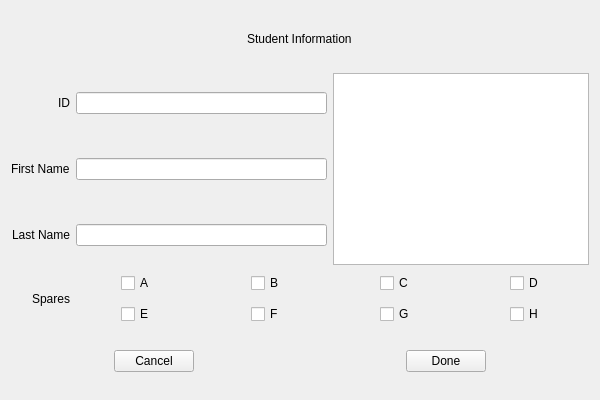
<?xml version="1.0" encoding="UTF-8"?>
<ui version="4.0">
 <class>StudentWindow</class>
 <widget class="QMainWindow" name="StudentWindow">
  <property name="geometry">
   <rect>
    <x>0</x>
    <y>0</y>
    <width>600</width>
    <height>400</height>
   </rect>
  </property>
  <property name="windowTitle">
   <string>StudentWindow</string>
  </property>
  <widget class="QWidget" name="centralWidget">
   <layout class="QVBoxLayout" name="verticalLayout">
    <item>
     <layout class="QGridLayout" name="gridLayout">
      <item row="2" column="1" alignment="Qt::AlignVCenter">
       <widget class="QLineEdit" name="fname"/>
      </item>
      <item row="3" column="1" alignment="Qt::AlignVCenter">
       <widget class="QLineEdit" name="lname"/>
      </item>
      <item row="1" column="0" alignment="Qt::AlignRight|Qt::AlignVCenter">
       <widget class="QLabel" name="idLabel">
        <property name="text">
         <string>ID</string>
        </property>
       </widget>
      </item>
      <item row="1" column="1" alignment="Qt::AlignVCenter">
       <widget class="QLineEdit" name="id"/>
      </item>
      <item row="0" column="0" colspan="3" alignment="Qt::AlignHCenter|Qt::AlignVCenter">
       <widget class="QLabel" name="label">
        <property name="text">
         <string>Student Information</string>
        </property>
       </widget>
      </item>
      <item row="4" column="1" colspan="2">
       <layout class="QGridLayout" name="sparesLayout">
        <item row="0" column="0" alignment="Qt::AlignHCenter|Qt::AlignVCenter">
         <widget class="QCheckBox" name="checkBoxA">
          <property name="text">
           <string>A</string>
          </property>
         </widget>
        </item>
        <item row="1" column="0" alignment="Qt::AlignHCenter|Qt::AlignVCenter">
         <widget class="QCheckBox" name="checkBoxE">
          <property name="text">
           <string>E</string>
          </property>
         </widget>
        </item>
        <item row="0" column="2" alignment="Qt::AlignHCenter|Qt::AlignVCenter">
         <widget class="QCheckBox" name="checkBoxC">
          <property name="text">
           <string>C</string>
          </property>
         </widget>
        </item>
        <item row="0" column="1" alignment="Qt::AlignHCenter|Qt::AlignVCenter">
         <widget class="QCheckBox" name="checkBoxB">
          <property name="text">
           <string>B</string>
          </property>
         </widget>
        </item>
        <item row="0" column="3" alignment="Qt::AlignHCenter|Qt::AlignVCenter">
         <widget class="QCheckBox" name="checkBoxD">
          <property name="text">
           <string>D</string>
          </property>
         </widget>
        </item>
        <item row="1" column="1" alignment="Qt::AlignHCenter|Qt::AlignVCenter">
         <widget class="QCheckBox" name="checkBoxF">
          <property name="text">
           <string>F</string>
          </property>
         </widget>
        </item>
        <item row="1" column="2" alignment="Qt::AlignHCenter|Qt::AlignVCenter">
         <widget class="QCheckBox" name="checkBoxG">
          <property name="text">
           <string>G</string>
          </property>
         </widget>
        </item>
        <item row="1" column="3" alignment="Qt::AlignHCenter|Qt::AlignVCenter">
         <widget class="QCheckBox" name="checkBoxH">
          <property name="text">
           <string>H</string>
          </property>
         </widget>
        </item>
       </layout>
      </item>
      <item row="5" column="0" colspan="3">
       <layout class="QHBoxLayout" name="horizontalLayout">
        <item alignment="Qt::AlignHCenter|Qt::AlignVCenter">
         <widget class="QPushButton" name="cancelButton">
          <property name="text">
           <string>Cancel</string>
          </property>
         </widget>
        </item>
        <item alignment="Qt::AlignHCenter|Qt::AlignVCenter">
         <widget class="QPushButton" name="doneButton">
          <property name="text">
           <string>Done</string>
          </property>
         </widget>
        </item>
       </layout>
      </item>
      <item row="1" column="2" rowspan="3" alignment="Qt::AlignHCenter|Qt::AlignVCenter">
       <widget class="QGraphicsView" name="picture"/>
      </item>
      <item row="2" column="0" alignment="Qt::AlignRight|Qt::AlignVCenter">
       <widget class="QLabel" name="fnameLabel">
        <property name="text">
         <string>First Name</string>
        </property>
       </widget>
      </item>
      <item row="3" column="0" alignment="Qt::AlignRight|Qt::AlignVCenter">
       <widget class="QLabel" name="lnameLabel">
        <property name="text">
         <string>Last Name</string>
        </property>
       </widget>
      </item>
      <item row="4" column="0" alignment="Qt::AlignRight|Qt::AlignVCenter">
       <widget class="QLabel" name="sparesLabel">
        <property name="text">
         <string>Spares</string>
        </property>
       </widget>
      </item>
     </layout>
    </item>
   </layout>
  </widget>
 </widget>
 <layoutdefault spacing="6" margin="11"/>
 <resources/>
 <connections/>
</ui>
